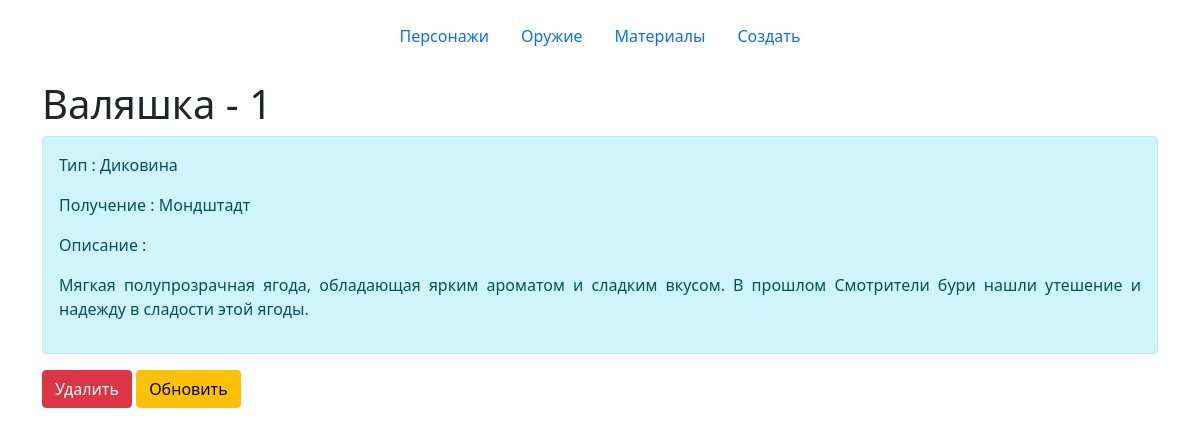
/materials/Валяшка, run on the app's committed database.
### tables this page shows
CREATE TABLE `Материалы` (`Название`, `Тип`, `Описание`, `Способ получения`, `Редкость`);

### main.py (the view)
@app.route('/materials/<name>')
def materials_detail(name):
    material = database_request(f"SELECT * FROM Материалы WHERE Название = '{name}'", "one")
    return render_template('material-detail.html', material=material)

### main.py (called while the page is built)
def database_request(sql, value):
    conn = sqlite3.connect("./data.db")
    if "DELETE" in sql or "INSERT" in sql or "UPDATE" in sql:
        try:
            conn.execute(sql)
            conn.commit()
            conn.close()
        except:
            redirect('/404')
    else:
        if value == "one":
            result = conn.execute(sql).fetchone()
            conn.close()
        if value == "many":
            result = conn.execute(sql).fetchall()
            conn.close()
        return result

### templates/material-detail.html (shortened to what this page needs)
{% extends 'base.html' %}
{% block body %}
<div class="container mt-2">
    <h1>{{ material[0] }} - {{ material[4] }}</h1>
    <div class="alert alert-info">
        <p>Тип : {{ material[1] }}</p>
        <p>Получение : {{ material[3] }}</p>
        <p>Описание : </p>
        <p style="text-align:justify">{{ material[2] }}</p>
    </div>
    <a href="/materials/{{ material[0] }}/del" class="btn btn-danger">Удалить</a>
    <a href="/materials/{{ material[0] }}/update" class="btn btn-warning">Обновить</a>
</div>
{% endblock %}

### data on the page
Материалы: Название "Валяшка", Редкость "1", Тип "Диковина", Способ получения "Мондштадт", Описание "Мягкая полупрозрачная ягода, обладающая ярким ароматом и сладким вкусом. В прошлом Смотрители бури нашли утешение и надежду в сладости этой ягоды."
